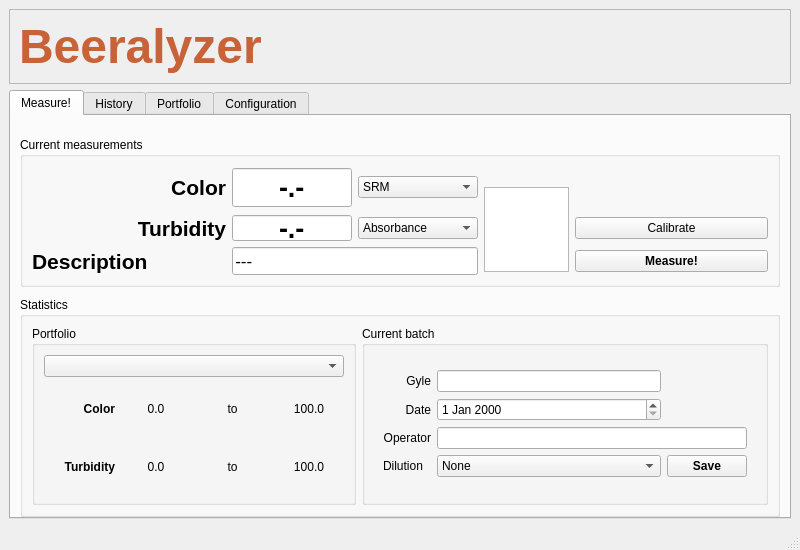
<?xml version="1.0" encoding="UTF-8"?>
<ui version="4.0">
 <class>MainWindow</class>
 <widget class="QMainWindow" name="MainWindow">
  <property name="geometry">
   <rect>
    <x>0</x>
    <y>0</y>
    <width>800</width>
    <height>550</height>
   </rect>
  </property>
  <property name="sizePolicy">
   <sizepolicy hsizetype="Fixed" vsizetype="Fixed">
    <horstretch>0</horstretch>
    <verstretch>0</verstretch>
   </sizepolicy>
  </property>
  <property name="minimumSize">
   <size>
    <width>800</width>
    <height>550</height>
   </size>
  </property>
  <property name="maximumSize">
   <size>
    <width>827</width>
    <height>582</height>
   </size>
  </property>
  <property name="windowTitle">
   <string>MainWindow</string>
  </property>
  <widget class="QWidget" name="centralwidget">
   <layout class="QVBoxLayout" name="verticalLayout">
    <item>
     <widget class="QFrame" name="frame">
      <property name="frameShape">
       <enum>QFrame::StyledPanel</enum>
      </property>
      <property name="frameShadow">
       <enum>QFrame::Raised</enum>
      </property>
      <layout class="QHBoxLayout" name="horizontalLayout">
       <item>
        <widget class="QLabel" name="applicationNameLabel">
         <property name="palette">
          <palette>
           <active>
            <colorrole role="WindowText">
             <brush brushstyle="SolidPattern">
              <color alpha="255">
               <red>200</red>
               <green>98</green>
               <blue>57</blue>
              </color>
             </brush>
            </colorrole>
           </active>
           <inactive>
            <colorrole role="WindowText">
             <brush brushstyle="SolidPattern">
              <color alpha="255">
               <red>200</red>
               <green>98</green>
               <blue>57</blue>
              </color>
             </brush>
            </colorrole>
           </inactive>
           <disabled>
            <colorrole role="WindowText">
             <brush brushstyle="SolidPattern">
              <color alpha="255">
               <red>127</red>
               <green>127</green>
               <blue>127</blue>
              </color>
             </brush>
            </colorrole>
           </disabled>
          </palette>
         </property>
         <property name="font">
          <font>
           <pointsize>36</pointsize>
           <weight>75</weight>
           <italic>false</italic>
           <bold>true</bold>
           <strikeout>false</strikeout>
           <kerning>true</kerning>
          </font>
         </property>
         <property name="text">
          <string>Beeralyzer</string>
         </property>
        </widget>
       </item>
       <item>
        <spacer name="horizontalSpacer">
         <property name="orientation">
          <enum>Qt::Horizontal</enum>
         </property>
         <property name="sizeHint" stdset="0">
          <size>
           <width>40</width>
           <height>20</height>
          </size>
         </property>
        </spacer>
       </item>
       <item>
        <widget class="QLabel" name="ioRodeoLabel">
         <property name="enabled">
          <bool>true</bool>
         </property>
         <property name="text">
          <string/>
         </property>
         <property name="pixmap">
          <pixmap>new_banner.png</pixmap>
         </property>
         <property name="scaledContents">
          <bool>false</bool>
         </property>
        </widget>
       </item>
      </layout>
     </widget>
    </item>
    <item>
     <widget class="QTabWidget" name="tabWidget">
      <property name="tabPosition">
       <enum>QTabWidget::North</enum>
      </property>
      <property name="tabShape">
       <enum>QTabWidget::Rounded</enum>
      </property>
      <property name="currentIndex">
       <number>0</number>
      </property>
      <widget class="QWidget" name="measureTab">
       <property name="layoutDirection">
        <enum>Qt::LeftToRight</enum>
       </property>
       <attribute name="title">
        <string>Measure!</string>
       </attribute>
       <layout class="QVBoxLayout" name="verticalLayout_4">
        <item>
         <widget class="QGroupBox" name="currentMeasurementGroup">
          <property name="minimumSize">
           <size>
            <width>0</width>
            <height>150</height>
           </size>
          </property>
          <property name="maximumSize">
           <size>
            <width>16777215</width>
            <height>130</height>
           </size>
          </property>
          <property name="title">
           <string>Current measurements</string>
          </property>
          <layout class="QVBoxLayout" name="verticalLayout_11">
           <item>
            <layout class="QGridLayout" name="gridLayout_2">
             <item row="0" column="1">
              <widget class="QLineEdit" name="colorLineEdit">
               <property name="enabled">
                <bool>true</bool>
               </property>
               <property name="minimumSize">
                <size>
                 <width>0</width>
                 <height>26</height>
                </size>
               </property>
               <property name="maximumSize">
                <size>
                 <width>120</width>
                 <height>16777215</height>
                </size>
               </property>
               <property name="font">
                <font>
                 <pointsize>20</pointsize>
                 <weight>75</weight>
                 <bold>true</bold>
                </font>
               </property>
               <property name="text">
                <string>-.-</string>
               </property>
               <property name="alignment">
                <set>Qt::AlignCenter</set>
               </property>
               <property name="readOnly">
                <bool>true</bool>
               </property>
              </widget>
             </item>
             <item row="1" column="1">
              <widget class="QLineEdit" name="turbidityLineEdit">
               <property name="enabled">
                <bool>true</bool>
               </property>
               <property name="minimumSize">
                <size>
                 <width>0</width>
                 <height>26</height>
                </size>
               </property>
               <property name="maximumSize">
                <size>
                 <width>120</width>
                 <height>16777215</height>
                </size>
               </property>
               <property name="font">
                <font>
                 <pointsize>20</pointsize>
                 <weight>75</weight>
                 <bold>true</bold>
                </font>
               </property>
               <property name="text">
                <string>-.-</string>
               </property>
               <property name="alignment">
                <set>Qt::AlignCenter</set>
               </property>
               <property name="readOnly">
                <bool>true</bool>
               </property>
              </widget>
             </item>
             <item row="1" column="0">
              <widget class="QLabel" name="label_2">
               <property name="font">
                <font>
                 <pointsize>16</pointsize>
                 <weight>75</weight>
                 <bold>true</bold>
                </font>
               </property>
               <property name="text">
                <string>Turbidity</string>
               </property>
               <property name="alignment">
                <set>Qt::AlignRight|Qt::AlignTrailing|Qt::AlignVCenter</set>
               </property>
              </widget>
             </item>
             <item row="0" column="0">
              <widget class="QLabel" name="label">
               <property name="enabled">
                <bool>true</bool>
               </property>
               <property name="font">
                <font>
                 <pointsize>16</pointsize>
                 <weight>75</weight>
                 <bold>true</bold>
                </font>
               </property>
               <property name="text">
                <string>Color</string>
               </property>
               <property name="textFormat">
                <enum>Qt::AutoText</enum>
               </property>
               <property name="scaledContents">
                <bool>false</bool>
               </property>
               <property name="alignment">
                <set>Qt::AlignRight|Qt::AlignTrailing|Qt::AlignVCenter</set>
               </property>
              </widget>
             </item>
             <item row="0" column="2">
              <widget class="QComboBox" name="comboBox">
               <property name="minimumSize">
                <size>
                 <width>120</width>
                 <height>0</height>
                </size>
               </property>
               <property name="maximumSize">
                <size>
                 <width>120</width>
                 <height>16777215</height>
                </size>
               </property>
               <item>
                <property name="text">
                 <string>SRM</string>
                </property>
               </item>
               <item>
                <property name="text">
                 <string>EBC</string>
                </property>
               </item>
               <item>
                <property name="text">
                 <string>Absorbance</string>
                </property>
               </item>
              </widget>
             </item>
             <item row="1" column="2">
              <widget class="QComboBox" name="comboBox_2">
               <property name="minimumSize">
                <size>
                 <width>120</width>
                 <height>0</height>
                </size>
               </property>
               <property name="maximumSize">
                <size>
                 <width>120</width>
                 <height>16777215</height>
                </size>
               </property>
               <item>
                <property name="text">
                 <string>Absorbance</string>
                </property>
               </item>
               <item>
                <property name="text">
                 <string>NTU</string>
                </property>
               </item>
              </widget>
             </item>
             <item row="2" column="0">
              <widget class="QLabel" name="label_27">
               <property name="font">
                <font>
                 <pointsize>16</pointsize>
                 <weight>75</weight>
                 <bold>true</bold>
                </font>
               </property>
               <property name="text">
                <string>Description</string>
               </property>
              </widget>
             </item>
             <item row="2" column="1" colspan="2">
              <widget class="QLineEdit" name="BJCPColorDescriptionLineEdit">
               <property name="enabled">
                <bool>true</bool>
               </property>
               <property name="font">
                <font>
                 <pointsize>13</pointsize>
                 <italic>true</italic>
                </font>
               </property>
               <property name="text">
                <string>---</string>
               </property>
               <property name="readOnly">
                <bool>true</bool>
               </property>
              </widget>
             </item>
             <item row="1" column="5">
              <widget class="QPushButton" name="calibratePushButton">
               <property name="text">
                <string>Calibrate</string>
               </property>
              </widget>
             </item>
             <item row="2" column="5">
              <widget class="QPushButton" name="measurePushButton">
               <property name="font">
                <font>
                 <weight>75</weight>
                 <bold>true</bold>
                </font>
               </property>
               <property name="text">
                <string>Measure!</string>
               </property>
              </widget>
             </item>
             <item row="0" column="3">
              <widget class="QPlainTextEdit" name="colorPreviewEdit">
               <property name="enabled">
                <bool>true</bool>
               </property>
               <property name="minimumSize">
                <size>
                 <width>85</width>
                 <height>85</height>
                </size>
               </property>
               <property name="maximumSize">
                <size>
                 <width>0</width>
                 <height>0</height>
                </size>
               </property>
              </widget>
             </item>
            </layout>
           </item>
          </layout>
         </widget>
        </item>
        <item>
         <widget class="QGroupBox" name="groupBox_2">
          <property name="minimumSize">
           <size>
            <width>0</width>
            <height>220</height>
           </size>
          </property>
          <property name="maximumSize">
           <size>
            <width>16777215</width>
            <height>195</height>
           </size>
          </property>
          <property name="title">
           <string>Statistics</string>
          </property>
          <layout class="QHBoxLayout" name="horizontalLayout_3">
           <item>
            <widget class="QGroupBox" name="groupBox_6">
             <property name="title">
              <string>Portfolio</string>
             </property>
             <layout class="QGridLayout" name="gridLayout_10">
              <item row="0" column="0">
               <layout class="QGridLayout" name="gridLayout_9">
                <item row="1" column="0">
                 <widget class="QLabel" name="label_3">
                  <property name="font">
                   <font>
                    <weight>75</weight>
                    <bold>true</bold>
                   </font>
                  </property>
                  <property name="text">
                   <string>Color</string>
                  </property>
                  <property name="alignment">
                   <set>Qt::AlignRight|Qt::AlignTrailing|Qt::AlignVCenter</set>
                  </property>
                  <property name="openExternalLinks">
                   <bool>false</bool>
                  </property>
                 </widget>
                </item>
                <item row="2" column="0">
                 <widget class="QLabel" name="label_5">
                  <property name="font">
                   <font>
                    <weight>75</weight>
                    <bold>true</bold>
                   </font>
                  </property>
                  <property name="text">
                   <string>Turbidity</string>
                  </property>
                  <property name="alignment">
                   <set>Qt::AlignRight|Qt::AlignTrailing|Qt::AlignVCenter</set>
                  </property>
                 </widget>
                </item>
                <item row="1" column="2">
                 <widget class="QLabel" name="label_7">
                  <property name="text">
                   <string>to</string>
                  </property>
                  <property name="alignment">
                   <set>Qt::AlignCenter</set>
                  </property>
                 </widget>
                </item>
                <item row="1" column="1">
                 <widget class="QLabel" name="currentMinColorSpecLabel">
                  <property name="text">
                   <string>0.0</string>
                  </property>
                  <property name="alignment">
                   <set>Qt::AlignCenter</set>
                  </property>
                 </widget>
                </item>
                <item row="1" column="3">
                 <widget class="QLabel" name="currentMaxColorSpecLabel">
                  <property name="text">
                   <string>100.0</string>
                  </property>
                  <property name="alignment">
                   <set>Qt::AlignCenter</set>
                  </property>
                 </widget>
                </item>
                <item row="2" column="1">
                 <widget class="QLabel" name="currentMinTurbiditySpecLabel">
                  <property name="text">
                   <string>0.0</string>
                  </property>
                  <property name="alignment">
                   <set>Qt::AlignCenter</set>
                  </property>
                 </widget>
                </item>
                <item row="2" column="2">
                 <widget class="QLabel" name="label_8">
                  <property name="text">
                   <string>to</string>
                  </property>
                  <property name="alignment">
                   <set>Qt::AlignCenter</set>
                  </property>
                 </widget>
                </item>
                <item row="2" column="3">
                 <widget class="QLabel" name="currentMaxTurbiditySpecLabel">
                  <property name="text">
                   <string>100.0</string>
                  </property>
                  <property name="alignment">
                   <set>Qt::AlignCenter</set>
                  </property>
                 </widget>
                </item>
                <item row="0" column="0" colspan="4">
                 <widget class="QComboBox" name="currentMeasurementPortfolioComboBox">
                  <property name="minimumSize">
                   <size>
                    <width>300</width>
                    <height>0</height>
                   </size>
                  </property>
                 </widget>
                </item>
               </layout>
              </item>
             </layout>
            </widget>
           </item>
           <item>
            <layout class="QHBoxLayout" name="horizontalLayout_2"/>
           </item>
           <item>
            <widget class="QGroupBox" name="groupBox_5">
             <property name="title">
              <string>Current batch</string>
             </property>
             <layout class="QGridLayout" name="gridLayout_8">
              <item row="0" column="0">
               <widget class="QWidget" name="widget" native="true">
                <layout class="QGridLayout" name="gridLayout_5">
                 <item row="0" column="0">
                  <layout class="QGridLayout" name="gridLayout_4">
                   <item row="0" column="1">
                    <widget class="QLineEdit" name="lineEdit_3">
                     <property name="minimumSize">
                      <size>
                       <width>0</width>
                       <height>0</height>
                      </size>
                     </property>
                    </widget>
                   </item>
                   <item row="1" column="0">
                    <widget class="QLabel" name="label_12">
                     <property name="text">
                      <string>Date</string>
                     </property>
                     <property name="alignment">
                      <set>Qt::AlignRight|Qt::AlignTrailing|Qt::AlignVCenter</set>
                     </property>
                    </widget>
                   </item>
                   <item row="1" column="1">
                    <widget class="QDateEdit" name="dateEdit"/>
                   </item>
                   <item row="0" column="0">
                    <widget class="QLabel" name="label_11">
                     <property name="text">
                      <string>Gyle</string>
                     </property>
                     <property name="alignment">
                      <set>Qt::AlignRight|Qt::AlignTrailing|Qt::AlignVCenter</set>
                     </property>
                    </widget>
                   </item>
                   <item row="2" column="0">
                    <widget class="QLabel" name="label_13">
                     <property name="text">
                      <string>Operator</string>
                     </property>
                     <property name="alignment">
                      <set>Qt::AlignRight|Qt::AlignTrailing|Qt::AlignVCenter</set>
                     </property>
                    </widget>
                   </item>
                   <item row="3" column="0">
                    <widget class="QLabel" name="label_29">
                     <property name="text">
                      <string>Dilution</string>
                     </property>
                    </widget>
                   </item>
                   <item row="3" column="2">
                    <widget class="QPushButton" name="pushButton_2">
                     <property name="font">
                      <font>
                       <weight>75</weight>
                       <bold>true</bold>
                      </font>
                     </property>
                     <property name="text">
                      <string>Save</string>
                     </property>
                    </widget>
                   </item>
                   <item row="2" column="1" colspan="2">
                    <widget class="QLineEdit" name="lineEdit_4">
                     <property name="minimumSize">
                      <size>
                       <width>200</width>
                       <height>0</height>
                      </size>
                     </property>
                    </widget>
                   </item>
                   <item row="3" column="1">
                    <widget class="QComboBox" name="dilutionComboBox">
                     <item>
                      <property name="text">
                       <string>None</string>
                      </property>
                     </item>
                     <item>
                      <property name="text">
                       <string>1:1</string>
                      </property>
                     </item>
                     <item>
                      <property name="text">
                       <string>1:2</string>
                      </property>
                     </item>
                    </widget>
                   </item>
                  </layout>
                 </item>
                </layout>
               </widget>
              </item>
             </layout>
            </widget>
           </item>
          </layout>
         </widget>
        </item>
       </layout>
      </widget>
      <widget class="QWidget" name="historyTab">
       <attribute name="title">
        <string>History</string>
       </attribute>
       <layout class="QVBoxLayout" name="verticalLayout_6">
        <item>
         <layout class="QVBoxLayout" name="historyTabLayout">
          <item>
           <widget class="QTableView" name="tableView"/>
          </item>
          <item>
           <widget class="QGroupBox" name="groupBox_7">
            <property name="title">
             <string>Edit</string>
            </property>
            <layout class="QHBoxLayout" name="horizontalLayout_10">
             <item>
              <widget class="QLabel" name="label_18">
               <property name="text">
                <string>Search:</string>
               </property>
              </widget>
             </item>
             <item>
              <widget class="QLineEdit" name="lineEdit_5"/>
             </item>
             <item>
              <spacer name="horizontalSpacer_7">
               <property name="orientation">
                <enum>Qt::Horizontal</enum>
               </property>
               <property name="sizeHint" stdset="0">
                <size>
                 <width>40</width>
                 <height>20</height>
                </size>
               </property>
              </spacer>
             </item>
             <item>
              <widget class="QPushButton" name="pushButton">
               <property name="text">
                <string>Export</string>
               </property>
              </widget>
             </item>
             <item>
              <widget class="QPushButton" name="pushButton_3">
               <property name="text">
                <string>Clear</string>
               </property>
              </widget>
             </item>
             <item>
              <widget class="QPushButton" name="pushButton_4">
               <property name="text">
                <string>Delete</string>
               </property>
              </widget>
             </item>
             <item>
              <layout class="QHBoxLayout" name="horizontalLayout_9"/>
             </item>
            </layout>
           </widget>
          </item>
         </layout>
        </item>
       </layout>
      </widget>
      <widget class="QWidget" name="portfolioTab">
       <attribute name="title">
        <string>Portfolio</string>
       </attribute>
       <layout class="QGridLayout" name="gridLayout_18">
        <item row="0" column="0" rowspan="2" colspan="3">
         <layout class="QGridLayout" name="gridLayout_11">
          <item row="1" column="0" colspan="6">
           <widget class="QGroupBox" name="BJCPStyleGroup">
            <property name="title">
             <string>BJCP Style</string>
            </property>
            <layout class="QGridLayout" name="gridLayout_12">
             <item row="0" column="0">
              <layout class="QGridLayout" name="gridLayout_3">
               <item row="1" column="1">
                <widget class="QLabel" name="BJCPStyleMinimumColorLabel">
                 <property name="text">
                  <string>0.0</string>
                 </property>
                 <property name="alignment">
                  <set>Qt::AlignRight|Qt::AlignTrailing|Qt::AlignVCenter</set>
                 </property>
                </widget>
               </item>
               <item row="0" column="0" colspan="2">
                <widget class="QComboBox" name="BJCPStyleComboBox"/>
               </item>
               <item row="1" column="0">
                <widget class="QLabel" name="label_26">
                 <property name="font">
                  <font>
                   <weight>75</weight>
                   <bold>true</bold>
                  </font>
                 </property>
                 <property name="text">
                  <string>Color</string>
                 </property>
                 <property name="alignment">
                  <set>Qt::AlignRight|Qt::AlignTrailing|Qt::AlignVCenter</set>
                 </property>
                </widget>
               </item>
               <item row="0" column="4" colspan="2">
                <spacer name="horizontalSpacer_2">
                 <property name="orientation">
                  <enum>Qt::Horizontal</enum>
                 </property>
                 <property name="sizeHint" stdset="0">
                  <size>
                   <width>40</width>
                   <height>20</height>
                  </size>
                 </property>
                </spacer>
               </item>
               <item row="0" column="2">
                <widget class="QLabel" name="BJCPStyleNumberLabel">
                 <property name="font">
                  <font>
                   <weight>75</weight>
                   <bold>true</bold>
                  </font>
                 </property>
                 <property name="text">
                  <string>1A</string>
                 </property>
                 <property name="alignment">
                  <set>Qt::AlignCenter</set>
                 </property>
                </widget>
               </item>
               <item row="0" column="3">
                <widget class="QLabel" name="BJCPStyleLabel">
                 <property name="text">
                  <string>--</string>
                 </property>
                </widget>
               </item>
               <item row="1" column="2">
                <widget class="QLabel" name="label_22">
                 <property name="text">
                  <string>to</string>
                 </property>
                 <property name="alignment">
                  <set>Qt::AlignCenter</set>
                 </property>
                </widget>
               </item>
               <item row="1" column="3">
                <widget class="QLabel" name="BJCPStyleMaximumColorLabel">
                 <property name="text">
                  <string>99.99</string>
                 </property>
                 <property name="alignment">
                  <set>Qt::AlignLeading|Qt::AlignLeft|Qt::AlignVCenter</set>
                 </property>
                </widget>
               </item>
               <item row="2" column="1">
                <spacer name="verticalSpacer">
                 <property name="orientation">
                  <enum>Qt::Vertical</enum>
                 </property>
                 <property name="sizeHint" stdset="0">
                  <size>
                   <width>20</width>
                   <height>40</height>
                  </size>
                 </property>
                </spacer>
               </item>
              </layout>
             </item>
            </layout>
           </widget>
          </item>
          <item row="0" column="0" colspan="4">
           <widget class="QComboBox" name="beerNameComboBox">
            <property name="editable">
             <bool>true</bool>
            </property>
           </widget>
          </item>
          <item row="2" column="0" colspan="6">
           <widget class="QGroupBox" name="beerSpecGroup">
            <property name="title">
             <string>Beer Specifications</string>
            </property>
            <layout class="QGridLayout" name="gridLayout_14">
             <item row="0" column="0">
              <layout class="QHBoxLayout" name="horizontalLayout_11">
               <item>
                <widget class="QGroupBox" name="groupBox_9">
                 <property name="title">
                  <string>Color</string>
                 </property>
                 <layout class="QGridLayout" name="gridLayout_16">
                  <item row="0" column="0">
                   <layout class="QGridLayout" name="gridLayout_13">
                    <item row="1" column="0">
                     <widget class="QLabel" name="label_20">
                      <property name="text">
                       <string>Maximum</string>
                      </property>
                     </widget>
                    </item>
                    <item row="0" column="0">
                     <widget class="QLabel" name="label_19">
                      <property name="text">
                       <string>Minimum</string>
                      </property>
                     </widget>
                    </item>
                    <item row="1" column="1">
                     <widget class="QLineEdit" name="maxColorSpecLineEdit"/>
                    </item>
                    <item row="0" column="1">
                     <widget class="QLineEdit" name="minColorSpecLineEdit"/>
                    </item>
                   </layout>
                  </item>
                 </layout>
                </widget>
               </item>
               <item>
                <widget class="QGroupBox" name="groupBox_10">
                 <property name="title">
                  <string>Turbidity</string>
                 </property>
                 <layout class="QGridLayout" name="gridLayout_17">
                  <item row="0" column="0">
                   <layout class="QGridLayout" name="gridLayout_15">
                    <item row="0" column="0">
                     <widget class="QLabel" name="label_21">
                      <property name="text">
                       <string>Minimum</string>
                      </property>
                     </widget>
                    </item>
                    <item row="1" column="0">
                     <widget class="QLabel" name="label_23">
                      <property name="text">
                       <string>Maximum</string>
                      </property>
                     </widget>
                    </item>
                    <item row="0" column="1">
                     <widget class="QLineEdit" name="minTurbiditySpecLineEdit"/>
                    </item>
                    <item row="1" column="1">
                     <widget class="QLineEdit" name="maxTurbiditySpecLineEdit"/>
                    </item>
                   </layout>
                  </item>
                 </layout>
                </widget>
               </item>
              </layout>
             </item>
            </layout>
           </widget>
          </item>
          <item row="3" column="5">
           <widget class="QPushButton" name="savePortfolioItemPushButton">
            <property name="text">
             <string>Save</string>
            </property>
           </widget>
          </item>
          <item row="3" column="4">
           <widget class="QPushButton" name="deletePortfolioItemPushButton">
            <property name="text">
             <string>Delete</string>
            </property>
           </widget>
          </item>
          <item row="3" column="3">
           <widget class="QPushButton" name="pushButton_6">
            <property name="text">
             <string>Add</string>
            </property>
           </widget>
          </item>
          <item row="3" column="0" colspan="3">
           <spacer name="horizontalSpacer_9">
            <property name="orientation">
             <enum>Qt::Horizontal</enum>
            </property>
            <property name="sizeHint" stdset="0">
             <size>
              <width>40</width>
              <height>20</height>
             </size>
            </property>
           </spacer>
          </item>
         </layout>
        </item>
       </layout>
      </widget>
      <widget class="QWidget" name="configurationTab">
       <attribute name="title">
        <string>Configuration</string>
       </attribute>
       <layout class="QVBoxLayout" name="verticalLayout_10">
        <item>
         <layout class="QVBoxLayout" name="configurationTabLayout">
          <item>
           <widget class="QGroupBox" name="groupBox_3">
            <property name="title">
             <string>Communications</string>
            </property>
            <layout class="QHBoxLayout" name="horizontalLayout_5">
             <item>
              <layout class="QHBoxLayout" name="horizontalLayout_4">
               <item>
                <widget class="QLabel" name="label_14">
                 <property name="font">
                  <font>
                   <weight>75</weight>
                   <bold>true</bold>
                  </font>
                 </property>
                 <property name="text">
                  <string>Serial port</string>
                 </property>
                 <property name="alignment">
                  <set>Qt::AlignRight|Qt::AlignTrailing|Qt::AlignVCenter</set>
                 </property>
                </widget>
               </item>
               <item>
                <widget class="QComboBox" name="serialPortCombo">
                 <property name="minimumSize">
                  <size>
                   <width>250</width>
                   <height>0</height>
                  </size>
                 </property>
                 <property name="editable">
                  <bool>true</bool>
                 </property>
                </widget>
               </item>
               <item>
                <widget class="QPushButton" name="reloadSerialPortListButton">
                 <property name="sizePolicy">
                  <sizepolicy hsizetype="Fixed" vsizetype="Fixed">
                   <horstretch>0</horstretch>
                   <verstretch>0</verstretch>
                  </sizepolicy>
                 </property>
                 <property name="text">
                  <string/>
                 </property>
                 <property name="icon">
                  <iconset>
                   <normaloff>reload.png</normaloff>reload.png</iconset>
                 </property>
                 <property name="iconSize">
                  <size>
                   <width>16</width>
                   <height>16</height>
                  </size>
                 </property>
                </widget>
               </item>
               <item>
                <widget class="QPushButton" name="connectPushButton">
                 <property name="text">
                  <string>Connect</string>
                 </property>
                </widget>
               </item>
               <item>
                <widget class="QCheckBox" name="autoConnectCheckBox">
                 <property name="text">
                  <string>Auto-connect at startup</string>
                 </property>
                </widget>
               </item>
              </layout>
             </item>
            </layout>
           </widget>
          </item>
         </layout>
        </item>
        <item>
         <widget class="QGroupBox" name="groupBox">
          <property name="title">
           <string>Samples</string>
          </property>
          <layout class="QHBoxLayout" name="horizontalLayout_8">
           <item>
            <layout class="QHBoxLayout" name="horizontalLayout_7">
             <item>
              <widget class="QLabel" name="label_17">
               <property name="text">
                <string>Number of samples</string>
               </property>
              </widget>
             </item>
             <item>
              <widget class="QLineEdit" name="samplesLineEdit">
               <property name="maximumSize">
                <size>
                 <width>100</width>
                 <height>16777215</height>
                </size>
               </property>
              </widget>
             </item>
             <item>
              <widget class="QLabel" name="label_28">
               <property name="text">
                <string>Significant digits</string>
               </property>
              </widget>
             </item>
             <item>
              <widget class="QSpinBox" name="significantDigitsSpinBox">
               <property name="buttonSymbols">
                <enum>QAbstractSpinBox::UpDownArrows</enum>
               </property>
               <property name="minimum">
                <number>1</number>
               </property>
               <property name="maximum">
                <number>6</number>
               </property>
               <property name="value">
                <number>4</number>
               </property>
              </widget>
             </item>
             <item>
              <spacer name="horizontalSpacer_4">
               <property name="orientation">
                <enum>Qt::Horizontal</enum>
               </property>
               <property name="sizeHint" stdset="0">
                <size>
                 <width>40</width>
                 <height>20</height>
                </size>
               </property>
              </spacer>
             </item>
            </layout>
           </item>
          </layout>
         </widget>
        </item>
        <item>
         <widget class="QGroupBox" name="groupBox_4">
          <property name="title">
           <string>Units</string>
          </property>
          <layout class="QGridLayout" name="gridLayout_7">
           <item row="0" column="0">
            <layout class="QGridLayout" name="gridLayout_6">
             <item row="1" column="1">
              <widget class="QComboBox" name="comboBox_5">
               <item>
                <property name="text">
                 <string>NTU</string>
                </property>
               </item>
               <item>
                <property name="text">
                 <string>Absorbance</string>
                </property>
               </item>
              </widget>
             </item>
             <item row="0" column="1">
              <widget class="QComboBox" name="comboBox_4">
               <item>
                <property name="text">
                 <string>SRM</string>
                </property>
               </item>
               <item>
                <property name="text">
                 <string>EBC</string>
                </property>
               </item>
               <item>
                <property name="text">
                 <string>Absorbance</string>
                </property>
               </item>
              </widget>
             </item>
             <item row="1" column="0">
              <widget class="QLabel" name="label_16">
               <property name="font">
                <font>
                 <weight>75</weight>
                 <bold>true</bold>
                </font>
               </property>
               <property name="text">
                <string>Turbidity</string>
               </property>
               <property name="alignment">
                <set>Qt::AlignRight|Qt::AlignTrailing|Qt::AlignVCenter</set>
               </property>
              </widget>
             </item>
             <item row="0" column="0">
              <widget class="QLabel" name="label_15">
               <property name="font">
                <font>
                 <weight>75</weight>
                 <bold>true</bold>
                </font>
               </property>
               <property name="text">
                <string>Color</string>
               </property>
               <property name="alignment">
                <set>Qt::AlignRight|Qt::AlignTrailing|Qt::AlignVCenter</set>
               </property>
              </widget>
             </item>
             <item row="0" column="2">
              <spacer name="horizontalSpacer_6">
               <property name="orientation">
                <enum>Qt::Horizontal</enum>
               </property>
               <property name="sizeHint" stdset="0">
                <size>
                 <width>40</width>
                 <height>20</height>
                </size>
               </property>
              </spacer>
             </item>
            </layout>
           </item>
          </layout>
         </widget>
        </item>
        <item>
         <layout class="QHBoxLayout" name="horizontalLayout_6">
          <item>
           <spacer name="horizontalSpacer_5">
            <property name="orientation">
             <enum>Qt::Horizontal</enum>
            </property>
            <property name="sizeHint" stdset="0">
             <size>
              <width>40</width>
              <height>20</height>
             </size>
            </property>
           </spacer>
          </item>
          <item>
           <widget class="QPushButton" name="saveConfigPushButton">
            <property name="text">
             <string>Save</string>
            </property>
           </widget>
          </item>
         </layout>
        </item>
       </layout>
      </widget>
     </widget>
    </item>
   </layout>
  </widget>
  <widget class="QMenuBar" name="menubar">
   <property name="geometry">
    <rect>
     <x>0</x>
     <y>0</y>
     <width>800</width>
     <height>22</height>
    </rect>
   </property>
  </widget>
  <widget class="QStatusBar" name="statusbar"/>
 </widget>
 <tabstops>
  <tabstop>tabWidget</tabstop>
  <tabstop>colorLineEdit</tabstop>
  <tabstop>comboBox</tabstop>
  <tabstop>turbidityLineEdit</tabstop>
  <tabstop>comboBox_2</tabstop>
  <tabstop>BJCPColorDescriptionLineEdit</tabstop>
  <tabstop>colorPreviewEdit</tabstop>
  <tabstop>calibratePushButton</tabstop>
  <tabstop>measurePushButton</tabstop>
  <tabstop>currentMeasurementPortfolioComboBox</tabstop>
  <tabstop>lineEdit_3</tabstop>
  <tabstop>dateEdit</tabstop>
  <tabstop>lineEdit_4</tabstop>
  <tabstop>dilutionComboBox</tabstop>
  <tabstop>pushButton_2</tabstop>
  <tabstop>tableView</tabstop>
  <tabstop>lineEdit_5</tabstop>
  <tabstop>pushButton</tabstop>
  <tabstop>pushButton_3</tabstop>
  <tabstop>pushButton_4</tabstop>
  <tabstop>beerNameComboBox</tabstop>
  <tabstop>BJCPStyleComboBox</tabstop>
  <tabstop>minColorSpecLineEdit</tabstop>
  <tabstop>maxColorSpecLineEdit</tabstop>
  <tabstop>minTurbiditySpecLineEdit</tabstop>
  <tabstop>maxTurbiditySpecLineEdit</tabstop>
  <tabstop>pushButton_6</tabstop>
  <tabstop>deletePortfolioItemPushButton</tabstop>
  <tabstop>savePortfolioItemPushButton</tabstop>
  <tabstop>serialPortCombo</tabstop>
  <tabstop>reloadSerialPortListButton</tabstop>
  <tabstop>connectPushButton</tabstop>
  <tabstop>autoConnectCheckBox</tabstop>
  <tabstop>samplesLineEdit</tabstop>
  <tabstop>significantDigitsSpinBox</tabstop>
  <tabstop>comboBox_4</tabstop>
  <tabstop>comboBox_5</tabstop>
  <tabstop>saveConfigPushButton</tabstop>
 </tabstops>
 <resources/>
 <connections/>
</ui>
